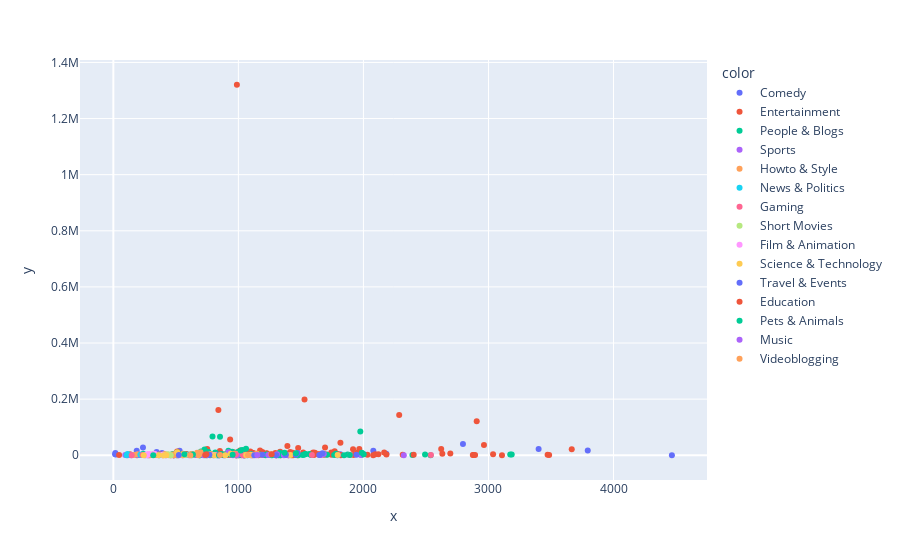

Write notebook code for a chart like this one.
### Code cell
px.scatter(y= likes_trending['like'], x=df['times'], color=df['category_title'])

### Figure 1 — Plotly figure (JSON) as saved in the notebook; plotly's stock layout.template omitted (floating-point values rounded to 4 significant figures; data arrays with more than 128 entries replaced by an {"elided": "..."} marker saying what was removed)
{"data": [{"hovertemplate": "color=Comedy<br>x=%{x}<br>y=%{y}<extra></extra>", "legendgroup": "Comedy", "marker": {"color": "#636efa", "symbol": "circle"}, "mode": "markers", "name": "Comedy", "orientation": "v", "showlegend": true, "type": "scatter", "x": [2079, 237, 2183, 925, 1032, 294, 483, 355, 1999, 465, 2796, 389, 21, 3794, 501, 396, 530, 187, 204, 204, 1953, 346, 16, 880, 346, 1241, 881, 750, 1137, 332, 3401, 4467, 483, 892, 14, 982, 369, 1815], "xaxis": "x", "y": [15991, 27549, 5010, 1515, 2590, 1171, 451, 2784, 4432, 658, 40210, 8274, 2423, 16680, 2911, 4507, 16195, 16464, 1975, 609, 7775, 11636, 7908, 866, 4111, 1128, 399, 2988, 2825, 1421, 21883, 0, 0, 0, 3881, 1416, 1596, 3605], "yaxis": "y"}, {"hovertemplate": "color=Entertainment<br>x=%{x}<br>y=%{y}<extra></extra>", "legendgroup": "Entertainment", "marker": {"color": "#EF553B", "symbol": "circle"}, "mode": "markers", "name": "Entertainment", "orientation": "v", "showlegend": true, "type": "scatter", "x": {"elided": "159 int values"}, "xaxis": "x", "y": {"elided": "159 int values"}, "yaxis": "y"}, {"hovertemplate": "color=People & Blogs<br>x=%{x}<br>y=%{y}<extra></extra>", "legendgroup": "People & Blogs", "marker": {"color": "#00cc96", "symbol": "circle"}, "mode": "markers", "name": "People & Blogs", "orientation": "v", "showlegend": true, "type": "scatter", "x": [1536, 866, 538, 829, 701, 1984, 911, 187, 1580, 1321, 815, 1365, 984, 1109, 1514, 1005, 407, 1268, 733, 831, 967, 1845, 1072, 1792, 2537, 1044, 2392, 1479, 691, 1217, 1336, 1874, 1032, 1523, 905, 1099, 1093, 864, 1233, 3174, 239, 1975, 1331, 474, 1779, 788, 853, 785, 1185, 595, 630, 948, 1165, 2493, 626, 351, 1223, 835, 920, 1028, 753, 948, 1230, 497, 781, 973, 1373, 950, 1470, 1143, 1766, 748, 3186, 792, 698, 1709, 1060, 1144, 646, 839, 729, 1534, 1463, 791, 1567, 761, 847, 595, 522, 506, 793, 692, 959, 734, 1686, 986, 996, 476, 514], "xaxis": "x", "y": [4064, 4804, 2415, 1715, 13055, 988, 2324, 544, 675, 330, 9428, 625, 308, 2400, 604, 81, 762, 98, 240, 275, 1108, 304, 435, 155, 286, 136, 543, 97, 25, 44, 0, 2622, 18633, 2144, 4790, 3178, 1267, 978, 927, 2354, 5589, 84581, 8705, 4136, 4930, 1781, 66345, 3534, 651, 1401, 2168, 2805, 3569, 2287, 4285, 452, 2319, 2626, 16171, 1954, 8860, 10681, 1448, 5808, 1008, 3358, 817, 12681, 882, 1812, 673, 0, 2837, 1001, 4166, 1370, 1836, 920, 892, 574, 20444, 3967, 1119, 1360, 4620, 11246, 800, 2127, 857, 0, 66526, 0, 3472, 3911, 3150, 7085, 11578, 1285, 9519], "yaxis": "y"}, {"hovertemplate": "color=Sports<br>x=%{x}<br>y=%{y}<extra></extra>", "legendgroup": "Sports", "marker": {"color": "#ab63fa", "symbol": "circle"}, "mode": "markers", "name": "Sports", "orientation": "v", "showlegend": true, "type": "scatter", "x": [920, 1115, 484, 645, 1038, 835, 1683, 2323, 843, 721, 849, 989, 254, 272, 957, 1401, 475, 142, 284, 1055, 747, 826, 581, 606, 352, 351, 1309, 361, 374, 552, 1979, 148, 1101, 274, 675, 95, 1796, 252, 216, 1042, 624, 1364, 1660, 523, 666, 423, 189, 512, 1238, 114, 990, 324], "xaxis": "x", "y": [11097, 1591, 12, 526, 15, 2, 4860, 136, 76, 52, 104, 0, 386, 1413, 416, 143, 723, 359, 246, 223, 332, 1621, 629, 214, 778, 757, 3784, 146, 2210, 84, 563, 954, 232, 439, 1372, 650, 697, 1618, 1631, 86, 329, 192, 536, 19, 3011, 0, 831, 2432, 1220, 256, 3244, 3202], "yaxis": "y"}, {"hovertemplate": "color=Howto & Style<br>x=%{x}<br>y=%{y}<extra></extra>", "legendgroup": "Howto & Style", "marker": {"color": "#FFA15A", "symbol": "circle"}, "mode": "markers", "name": "Howto & Style", "orientation": "v", "showlegend": true, "type": "scatter", "x": [504, 166, 970, 411, 446, 470, 395, 272, 481, 680, 1051, 1106, 784, 497, 361, 557, 192, 397, 310, 978, 413, 507, 336, 1147, 558, 499, 670, 292, 415, 697, 625, 685, 1263, 380, 305, 777], "xaxis": "x", "y": [4241, 569, 5179, 4770, 162, 2975, 114, 1789, 187, 200, 208, 16, 2684, 1619, 2079, 413, 3232, 362, 644, 5204, 460, 3498, 590, 6382, 5164, 6019, 9203, 113, 213, 10565, 4019, 1382, 3773, 479, 1997, 4547], "yaxis": "y"}, {"hovertemplate": "color=News & Politics<br>x=%{x}<br>y=%{y}<extra></extra>", "legendgroup": "News & Politics", "marker": {"color": "#19d3f3", "symbol": "circle"}, "mode": "markers", "name": "News & Politics", "orientation": "v", "showlegend": true, "type": "scatter", "x": [229, 106, 113, 216, 369], "xaxis": "x", "y": [1500, 0, 4226, 1560, 0], "yaxis": "y"}, {"hovertemplate": "color=Gaming<br>x=%{x}<br>y=%{y}<extra></extra>", "legendgroup": "Gaming", "marker": {"color": "#FF6692", "symbol": "circle"}, "mode": "markers", "name": "Gaming", "orientation": "v", "showlegend": true, "type": "scatter", "x": [1588, 233, 2540, 147, 1142, 978, 1186, 1038, 1037, 1892], "xaxis": "x", "y": [622, 550, 1135, 128, 16, 2721, 946, 503, 1413, 547], "yaxis": "y"}, {"hovertemplate": "color=Short Movies<br>x=%{x}<br>y=%{y}<extra></extra>", "legendgroup": "Short Movies", "marker": {"color": "#B6E880", "symbol": "circle"}, "mode": "markers", "name": "Short Movies", "orientation": "v", "showlegend": true, "type": "scatter", "x": [431, 580, 459, 628, 445], "xaxis": "x", "y": [3519, 1219, 186, 200, 2996], "yaxis": "y"}, {"hovertemplate": "color=Film & Animation<br>x=%{x}<br>y=%{y}<extra></extra>", "legendgroup": "Film & Animation", "marker": {"color": "#FF97FF", "symbol": "circle"}, "mode": "markers", "name": "Film & Animation", "orientation": "v", "showlegend": true, "type": "scatter", "x": [330, 808, 287, 267, 271, 394], "xaxis": "x", "y": [5321, 889, 4243, 2450, 605, 2206], "yaxis": "y"}, {"hovertemplate": "color=Science & Technology<br>x=%{x}<br>y=%{y}<extra></extra>", "legendgroup": "Science & Technology", "marker": {"color": "#FECB52", "symbol": "circle"}, "mode": "markers", "name": "Science & Technology", "orientation": "v", "showlegend": true, "type": "scatter", "x": [243, 424, 403, 938, 537, 1096, 511, 1131, 1062, 1416, 363, 812, 895, 1794], "xaxis": "x", "y": [88, 455, 126, 5122, 723, 1351, 10367, 461, 557, 794, 21, 357, 438, 1016], "yaxis": "y"}, {"hovertemplate": "color=Travel & Events<br>x=%{x}<br>y=%{y}<extra></extra>", "legendgroup": "Travel & Events", "marker": {"color": "#636efa", "symbol": "circle"}, "mode": "markers", "name": "Travel & Events", "orientation": "v", "showlegend": true, "type": "scatter", "x": [1647, 1127, 1303, 768, 524, 1459, 847, 1472, 1672, 1380, 1192, 1944], "xaxis": "x", "y": [578, 191, 144, 1828, 487, 1890, 672, 8061, 6995, 1641, 1439, 2029], "yaxis": "y"}, {"hovertemplate": "color=Education<br>x=%{x}<br>y=%{y}<extra></extra>", "legendgroup": "Education", "marker": {"color": "#EF553B", "symbol": "circle"}, "mode": "markers", "name": "Education", "orientation": "v", "showlegend": true, "type": "scatter", "x": [735, 1266, 744, 1917, 2402], "xaxis": "x", "y": [578, 3230, 3278, 21651, 2033], "yaxis": "y"}, {"hovertemplate": "color=Pets & Animals<br>x=%{x}<br>y=%{y}<extra></extra>", "legendgroup": "Pets & Animals", "marker": {"color": "#00cc96", "symbol": "circle"}, "mode": "markers", "name": "Pets & Animals", "orientation": "v", "showlegend": true, "type": "scatter", "x": [1891, 846, 319, 1061, 636, 569, 954, 1369, 1460, 2002, 1987, 1019], "xaxis": "x", "y": [571, 20, 123, 23408, 3017, 3501, 1937, 8587, 7515, 3658, 9074, 17330], "yaxis": "y"}, {"hovertemplate": "color=Music<br>x=%{x}<br>y=%{y}<extra></extra>", "legendgroup": "Music", "marker": {"color": "#ab63fa", "symbol": "circle"}, "mode": "markers", "name": "Music", "orientation": "v", "showlegend": true, "type": "scatter", "x": [1151], "xaxis": "x", "y": [506], "yaxis": "y"}, {"hovertemplate": "color=Videoblogging<br>x=%{x}<br>y=%{y}<extra></extra>", "legendgroup": "Videoblogging", "marker": {"color": "#FFA15A", "symbol": "circle"}, "mode": "markers", "name": "Videoblogging", "orientation": "v", "showlegend": true, "type": "scatter", "x": [615, 853, 1077], "xaxis": "x", "y": [35, 977, 979], "yaxis": "y"}], "layout": {"legend": {"title": {"text": "color"}, "tracegroupgap": 0}, "margin": {"t": 60}, "xaxis": {"anchor": "y", "domain": [0, 1], "title": {"text": "x"}}, "yaxis": {"anchor": "x", "domain": [0, 1], "title": {"text": "y"}}}}
